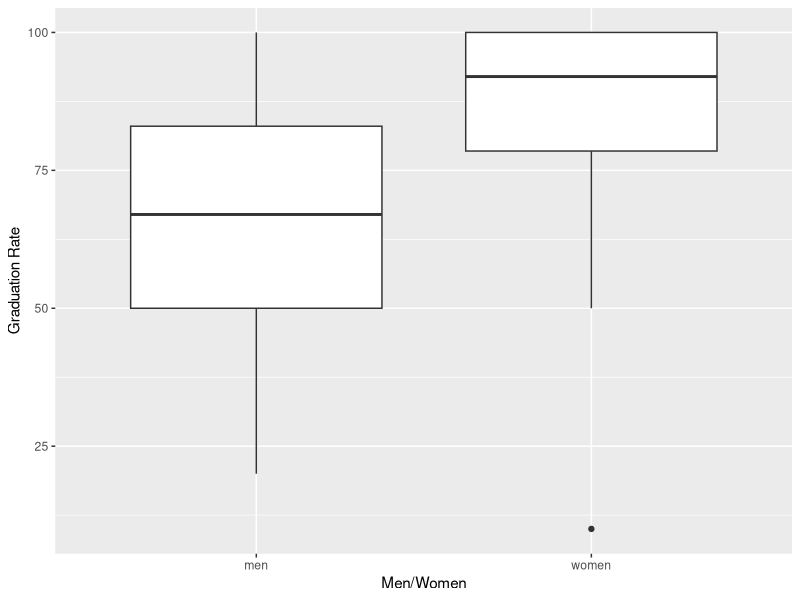

R code for this plot: (Note: this script raises an error after producing the figure.)
## ---- chunk 1
knitr::opts_chunk$set(echo = TRUE)
## ---- chunk 2
library(tidyverse)
## ---- chunk 3
confidence_interval <- function(vector, interval) {
  # Standard deviation of sample
  vec_sd <- sd(vector)
  # Sample size
  n <- length(vector)
  # Mean of sample
  vec_mean <- mean(vector)
  # Error according to t distribution
  error <- qt((interval + 1)/2, df = n - 1) * vec_sd / sqrt(n)
  # Confidence interval as a vector
  result <- c("lower" = vec_mean - error, "upper" = vec_mean + error)
  return(result)
}

difference_ttest_nosamples <- function(x1,s1,n1,x2,s2,n2,alpha=.975,
                            alternative = 'both') {
  # Calculating Degrees of Freedom for a T-test
  b1 <- (((s1^2)/n1)+((s2^2)/n2))^2
  b2 <- ((1/(n1-1))*(((s1^2)/n1)^2))+((1/(n2-1))*(((s2^2)/n2)^2))
  df <- b1/b2
  # Calculate T Value for Confidence Intervals
  tstat3 <- qt(alpha,df)
  # Calculate Confidence Intervals
  upper_conf <- (x1 - x2) + tstat3 * sqrt(((s1^2)/n1)+((s2^2)/n2))
  lower_conf <- (x1 - x2) - tstat3 * sqrt(((s1^2)/n1)+((s2^2)/n2))
  #Calculate T-Statistic for the Difference of Means
  tstat1 <- (x1 - x2) / sqrt(((s1^2)/n1)+((s2^2)/n2))
  #If Ladder to take into account different P-Values
  if (alternative == 'both') {
    pstat1 <- 2*pt(abs(tstat1),df1,lower.tail = FALSE)
  } else if (alternative == 'less') {
    pstat1 <- pt(-abs(tstat1),df1,lower.tail = TRUE)
  } else if (alternative == 'greater') {
    pstat1 <- pt(abs(tstat1),df1,lower.tail = FALSE)
  } else { #Error Statement 
    pstat1 <- "Error"
  }
  result <- c("Lower" = lower_conf, "Upper" = upper_conf, 
              "P-Value" = pstat1, "T-Stat" = tstat1,
              "Deg Freedom" = df)
  return(result)
}



## ---- chunk 4
bb_grad_rates <- read_csv('data/recent NCAA tourn grad rates.csv', show_col_types = FALSE)
bb_grad_rates
# colnames(bb_grad_rates)

mens_bb <- bb_grad_rates %>%
  filter(`Men/Women` == "men")

womens_bb <- bb_grad_rates %>%
  filter(`Men/Women` == "women")

t.test(mens_bb$`Graduation Rate`, womens_bb$`Graduation Rate`, conf.level = 0.99)

ggplot(data = bb_grad_rates,aes(x = `Men/Women` , y = `Graduation Rate`)) +
  geom_boxplot(show.legend = TRUE)

## ---- chunk 5

x1 <- 2.87
x2 <- 3.16
s1 <- 0.67
s2 <- 0.53
n1 <- 65
n2 <- 65
delta0 <- 0

difference_ttest_nosamples(x1,s1,n1,x2,s2,n2, alternative = 'greater')
## ---- chunk 6
warm_football <- c(44,53,48,49,62,58,64,54,56,55)
cold_football <- c(46,46,54,47,57,44,51,51,52,46)

t.test(warm_football,cold_football,alternative= 'greater')
## ---- chunk 7

resident <- c(3200,3800,3000,3700,4300,2900,3900,2500,1800,4000,7400,2000,3100,5400,2000,1900,1900,1600,2700)
nonresident <- c(7900,7500,7800,8500,12000,6400,8600,4600,4500,8600,12100,7900,8700,11200,5200,4900,4500,6000,6200)
difference <- nonresident - resident

confidence_interval(difference,0.95)

tresident <- t.test(nonresident,resident)

tresident
## ---- chunk 8
regular <- c(16,20,21,22,23,22,27,25,27,28)
premium <- c(19,22,24,24,25,25,26,26,28,32)

t.test(premium,regular, paired = TRUE)
